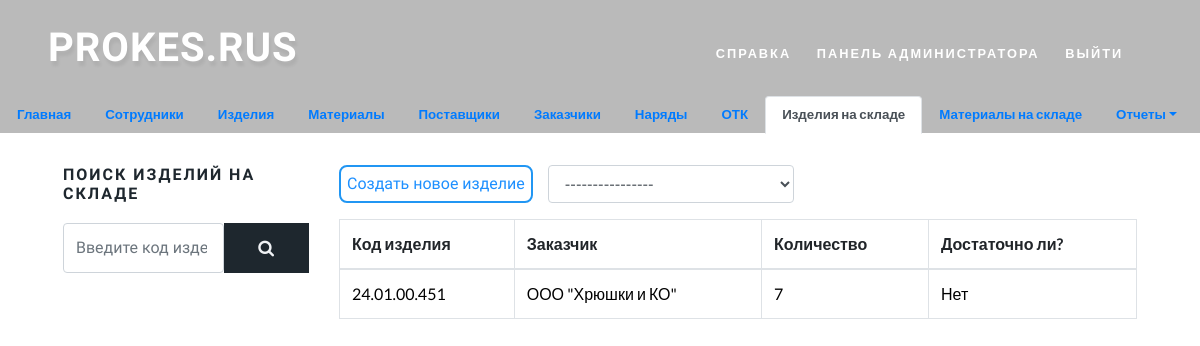
Page /storage_goods/ (signed in) on the earlier database version.
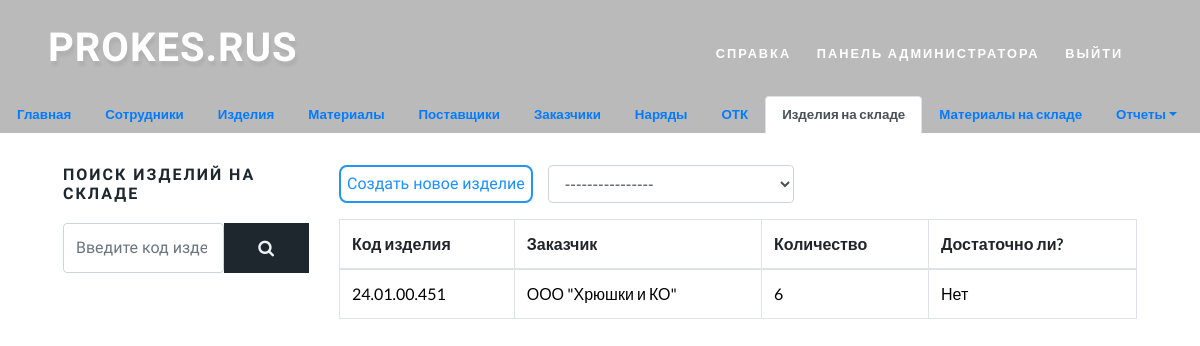
Same page on the later database version.
### prokes/models.py (models this page shows, shortened)
class GoodsStorage(models.Model):
    goods_code = models.ForeignKey(Goods, verbose_name='Код изделия', on_delete=models.CASCADE)
    value = models.IntegerField('Количество', default=0)
    customer_code = models.ForeignKey(Customer, verbose_name='Код заказчика', on_delete=models.SET_NULL, null=True)
    customer_checkout = models.OneToOneField(CheckoutGoods, verbose_name='Код заказа', on_delete=models.SET_NULL, null=True)
    date = models.DateField('Дата проверки')
    class Meta:
        verbose_name = "Склад изделий"
        verbose_name_plural = 'Склады изделий'

class Goods(models.Model):
    code = models.CharField('Код изделия', max_length=120)
    name = models.CharField('Название изделия', max_length=30)
    image = models.ImageField("Фотография изделия", upload_to="goods/", blank=True)
    weight_clean = models.FloatField('Вес чистой детали', default=0)
    norma_na_vigruzku = models.FloatField('Норма на выгрузку', default=0)
    used_materials = models.FloatField('Расход смеси', default=0)
    class Meta:
        verbose_name = 'Изделие'
        verbose_name_plural = 'Изделия'

class Customer(models.Model):
    name = models.CharField("Имя заказчика", max_length=120)
    email = models.EmailField("Email", unique=True)
    phone_number = models.CharField("Номер телефона", max_length=11, default='8')
    representative = models.CharField("Представитель (ФИО)", max_length=100)
    class Meta:
        verbose_name = "Заказчик"
        verbose_name_plural = 'Заказчики'

### prokes/views.py (the view)
# urls.py: path("storage_goods/", login_required(login_url='login')(views.StorageGoodsListView.as_view()), name="storage_goods_list"),
class StorageGoodsListView(ListView):
    model = GoodsStorage
    queryset = GoodsStorage.objects.all()
    template_name = "storage_goods/storage_goods_list.html"

### templates/storage_goods/storage_goods_list.html (shortened to what this page needs)
{% extends 'storage_goods/base.html' %}
{% block storage_goods %}
    {% include 'include/sidebars/storage_goods_sidebar.html' %}
    <div class="left-ads-display col-lg-9">
        <div class="form-group row">
            <input type="button" style="margin-left: 15px" class="bitbutton info" onclick='location.href="{% url "goods_storage_create" %}"' value="Создать новое изделие">
            <div class="col-sm-4">
                <select name="" id="id_select_sort" data-sort-url="{% url 'storage_goods_ajax' %}" class="form-control">
                    <option value="0">----------------</option>
                </select>
            </div>
        </div>
        <div class="" id="id_content" style="margin-top: 15px">
            <table class="table table-bordered table-hover">
                <thead>
                <th>Код изделия</th>
                <th>Заказчик</th>
                <th>Количество</th>
                <th>Достаточно ли?</th>
                </thead>
                <tbody>
                {% for goods in goodsstorage_list %}
                    <tr>
                        <td><a href="{{ goods.id }}" title="Перейти на страницу изделия {{ goods.goods_code.code }}">{{ goods.goods_code.code }}</a></td>
                        <td><a href="{{ goods.id }}" title="Перейти на страницу изделия {{ goods.goods_code.code }}">{{ goods.customer_code.name }}</a></td>
                        <td><a href="{{ goods.id }}" title="Перейти на страницу изделия {{ goods.goods_code.code }}">{{ goods.value }}</a></td>
                        {% if material.value >= material.customer_checkout.values %}
                            <td><a href="{{ material.id }}" title="Перейти на страницу изделия {{ material.code }}">Да</a></td>
                        {% else %}
                            <td><a href="{{ material.id }}" title="Перейти на страницу изделия {{ material.code }}">Нет</a></td>
                        {% endif %}
                    </tr>
                {% endfor %}
                </tbody>
            </table>
        </div>
    </div>
{% endblock storage_goods %}

Differences in the rows shown:
changed GoodsStorage "ООО \"Хрюшки и КО\"": value "7" → "6"
